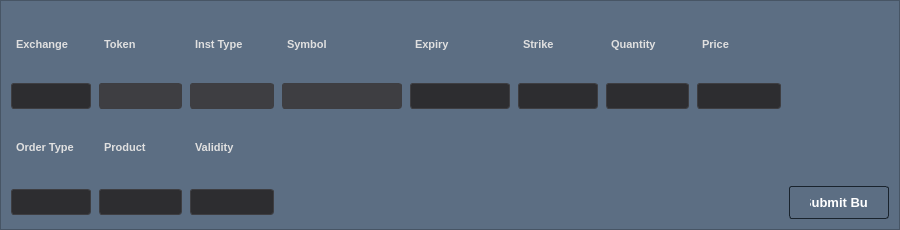
<?xml version="1.0" encoding="UTF-8"?>
<ui version="4.0">
 <class>BuyWindowForm</class>
 <widget class="QWidget" name="BuyWindowForm">
  <property name="geometry">
   <rect>
    <x>0</x>
    <y>0</y>
    <width>900</width>
    <height>230</height>
   </rect>
  </property>
  <property name="maximumSize">
   <size>
    <width>16777215</width>
    <height>230</height>
   </size>
  </property>
  <property name="windowTitle">
   <string>Buy Order</string>
  </property>
  <property name="styleSheet">
   <string notr="true">QWidget#BuyWindowForm {
    background-color: #1e1e1e;
}

QLabel {
    color: #e0e0e0;
    font-size: 11px;
    font-weight: 500;
    padding: 2px;
}

QLineEdit {
    background-color: #2d2d30;
    color: #ffffff;
    border: 1px solid #3e3e42;
    border-radius: 3px;
    padding: 4px 8px;
    font-size: 12px;
    selection-background-color: #094771;
}

QLineEdit:focus {
    border: 1px solid #007acc;
    background-color: #252526;
}

QLineEdit:read-only {
    background-color: #3e3e42;
    color: #b0b0b0;
}

QComboBox {
    background-color: #2d2d30;
    color: #ffffff;
    border: 1px solid #3e3e42;
    border-radius: 3px;
    padding: 4px 8px;
    font-size: 12px;
}

QComboBox:hover {
    border: 1px solid #505050;
}

QComboBox:focus {
    border: 1px solid #007acc;
}

QComboBox::drop-down {
    border: none;
    width: 20px;
}

QComboBox::down-arrow {
    image: none;
    border-left: 4px solid transparent;
    border-right: 4px solid transparent;
    border-top: 5px solid #b0b0b0;
    margin-right: 5px;
}

QComboBox QAbstractItemView {
    background-color: #2d2d30;
    color: #ffffff;
    selection-background-color: #094771;
    border: 1px solid #3e3e42;
}

QPushButton#pbSubmit {
    background-color: #0e639c;
    color: #ffffff;
    border: none;
    border-radius: 3px;
    padding: 8px 20px;
    font-size: 13px;
    font-weight: 600;
}

QPushButton#pbSubmit:hover {
    background-color: #1177bb;
}

QPushButton#pbSubmit:pressed {
    background-color: #0d5689;
}</string>
  </property>
  <layout class="QVBoxLayout" name="verticalLayout">
   <property name="spacing">
    <number>0</number>
   </property>
   <property name="leftMargin">
    <number>0</number>
   </property>
   <property name="topMargin">
    <number>0</number>
   </property>
   <property name="rightMargin">
    <number>0</number>
   </property>
   <property name="bottomMargin">
    <number>0</number>
   </property>
   <item>
    <widget class="QFrame" name="contentFrame">
     <property name="styleSheet">
      <string notr="true">QFrame#contentFrame { background-color: rgb(92, 110, 131); }</string>
     </property>
     <property name="frameShape">
      <enum>QFrame::StyledPanel</enum>
     </property>
     <property name="frameShadow">
      <enum>QFrame::Raised</enum>
     </property>
     <layout class="QVBoxLayout" name="verticalLayout_2">
      <property name="spacing">
       <number>6</number>
      </property>
      <property name="leftMargin">
       <number>10</number>
      </property>
      <property name="topMargin">
       <number>10</number>
      </property>
      <property name="rightMargin">
       <number>10</number>
      </property>
      <property name="bottomMargin">
       <number>10</number>
      </property>
      <item>
       <layout class="QGridLayout" name="gridLayout">
        <property name="horizontalSpacing">
         <number>8</number>
        </property>
        <property name="verticalSpacing">
         <number>6</number>
        </property>
        <item row="0" column="3">
         <widget class="QLabel" name="label_3">
          <property name="text">
           <string>Inst Type</string>
          </property>
         </widget>
        </item>
        <item row="0" column="6">
         <widget class="QLabel" name="label_6">
          <property name="text">
           <string>Strike</string>
          </property>
         </widget>
        </item>
        <item row="1" column="5">
         <widget class="QComboBox" name="cbExp">
          <property name="minimumSize">
           <size>
            <width>100</width>
            <height>0</height>
           </size>
          </property>
         </widget>
        </item>
        <item row="3" column="10" colspan="2">
         <widget class="QPushButton" name="pbSubmit">
          <property name="minimumSize">
           <size>
            <width>100</width>
            <height>30</height>
           </size>
          </property>
          <property name="styleSheet">
           <string notr="true">QPushButton { background-color: rgb(92, 110, 131); border: 1px solid #19232d; }</string>
          </property>
          <property name="text">
           <string>Submit Buy</string>
          </property>
         </widget>
        </item>
        <item row="0" column="5">
         <widget class="QLabel" name="label_5">
          <property name="text">
           <string>Expiry</string>
          </property>
         </widget>
        </item>
        <item row="1" column="9">
         <widget class="QLineEdit" name="leRate">
          <property name="minimumSize">
           <size>
            <width>80</width>
            <height>0</height>
           </size>
          </property>
         </widget>
        </item>
        <item row="1" column="3">
         <widget class="QLineEdit" name="leInsType">
          <property name="minimumSize">
           <size>
            <width>80</width>
            <height>0</height>
           </size>
          </property>
          <property name="readOnly">
           <bool>true</bool>
          </property>
         </widget>
        </item>
        <item row="1" column="4">
         <widget class="QLineEdit" name="leSymbol">
          <property name="minimumSize">
           <size>
            <width>120</width>
            <height>0</height>
           </size>
          </property>
          <property name="readOnly">
           <bool>true</bool>
          </property>
         </widget>
        </item>
        <item row="1" column="1">
         <widget class="QComboBox" name="cbEx">
          <property name="minimumSize">
           <size>
            <width>80</width>
            <height>0</height>
           </size>
          </property>
         </widget>
        </item>
        <item row="1" column="8">
         <widget class="QLineEdit" name="leQty">
          <property name="minimumSize">
           <size>
            <width>80</width>
            <height>0</height>
           </size>
          </property>
         </widget>
        </item>
        <item row="0" column="4">
         <widget class="QLabel" name="label_4">
          <property name="text">
           <string>Symbol</string>
          </property>
         </widget>
        </item>
        <item row="1" column="6">
         <widget class="QComboBox" name="cbStrike">
          <property name="minimumSize">
           <size>
            <width>80</width>
            <height>0</height>
           </size>
          </property>
         </widget>
        </item>
        <item row="1" column="2">
         <widget class="QLineEdit" name="leToken">
          <property name="minimumSize">
           <size>
            <width>80</width>
            <height>0</height>
           </size>
          </property>
          <property name="readOnly">
           <bool>true</bool>
          </property>
         </widget>
        </item>
        <item row="0" column="8">
         <widget class="QLabel" name="label_7">
          <property name="text">
           <string>Quantity</string>
          </property>
         </widget>
        </item>
        <item row="0" column="9">
         <widget class="QLabel" name="label_8">
          <property name="text">
           <string>Price</string>
          </property>
         </widget>
        </item>
        <item row="0" column="2">
         <widget class="QLabel" name="label_2">
          <property name="text">
           <string>Token</string>
          </property>
         </widget>
        </item>
        <item row="0" column="1">
         <widget class="QLabel" name="label">
          <property name="text">
           <string>Exchange</string>
          </property>
         </widget>
        </item>
        <item row="2" column="1">
         <widget class="QLabel" name="label_9">
          <property name="text">
           <string>Order Type</string>
          </property>
         </widget>
        </item>
        <item row="3" column="1">
         <widget class="QComboBox" name="cbOrdType">
          <property name="minimumSize">
           <size>
            <width>80</width>
            <height>0</height>
           </size>
          </property>
         </widget>
        </item>
        <item row="2" column="2">
         <widget class="QLabel" name="label_10">
          <property name="text">
           <string>Product</string>
          </property>
         </widget>
        </item>
        <item row="3" column="2">
         <widget class="QComboBox" name="cbProduct">
          <property name="minimumSize">
           <size>
            <width>80</width>
            <height>0</height>
           </size>
          </property>
         </widget>
        </item>
        <item row="2" column="3">
         <widget class="QLabel" name="label_11">
          <property name="text">
           <string>Validity</string>
          </property>
         </widget>
        </item>
        <item row="3" column="3">
         <widget class="QComboBox" name="cbValidity">
          <property name="minimumSize">
           <size>
            <width>80</width>
            <height>0</height>
           </size>
          </property>
         </widget>
        </item>
       </layout>
      </item>
     </layout>
    </widget>
   </item>
  </layout>
 </widget>
 <tabstops>
  <tabstop>cbEx</tabstop>
  <tabstop>pbSubmit</tabstop>
 </tabstops>
 <resources/>
 <connections/>
</ui>
